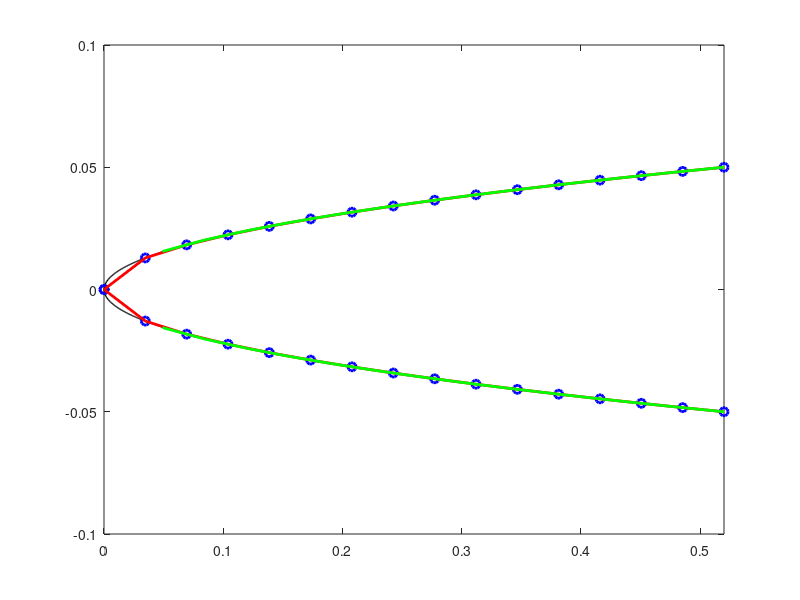

Source code (MATLAB):
%Nose cone function and tangent approximation
clc
close all
clear all

L = 0.52; %nose length
R = 0.05 ; %nose base radius
C= 0; %haack series parameter, 0 for Von Karman
n = 1/2; %power series parameter
x = linspace(0,L,1000);

%nosecone shape function
%von karman
%y = @(x) (R/sqrt(pi))*sqrt(acos(1-(2.*x)/L)-(sin(2.*acos(1-(2.*x)/L)))/2+C*(sin(acos(1-(2.*x)/L))).^3);
%power series
y = @(x) R*(x./L).^n;
ys = y(x);

%slope of the tangent lines
%von karman
%dy_by_dx = @(x) -(R.*((2.*cos(2.*acos(1 - (2.*x)./L)))./(L.*(1 - ((2.*x)./L - 1).^2.).^(1/2)) - 2./(L.*(1 - ((2.*x)./L - 1).^2).^(1/2)) + (6.*C.*(1 - ((2.*x)./L - 1).^2).^(1/2).*((2.*x)./L - 1))./L))./(2.*sqrt(pi).*(acos(1 - (2.*x)./L) - sin(2.*acos(1 - (2.*x)./L))/2 + C.*(1 - ((2.*x)./L - 1).^2).^(3/2)).^(1/2));
%power series
dy_by_dx = @(x) n*(R/L^n).*x.^(n-1);
y_f = dy_by_dx(x);

plot(x,ys,"k","LineWidth",1)
hold on
plot(x,-ys,"k","LineWidth",1)
axis([0 L -0.1 0.1])

S = 15; % Desidered Segments
N = S + 1; % Number of Nodes
delta = (max(y_f)-min(y_f))/(N); %gradient delta
x_t = zeros(N,1); %x position of the tangent nodes
y_t = zeros(N,1); %y position of the tangent nodes
x_t(1) = 0; %the tip is set to be a tangent node
y_t(1) = 0;
k = 2;%number of tangent nodes alreay found (tip+base)

for i = 1:length(y_f)
    
    if  y_f(i) <= max(y_f) - delta && k == 2
        x_t(k) = x(i);
        k = k + 1;
       
    elseif (y_f(i) <= (dy_by_dx(x_t(k - 1)) - delta)) && (k > 2)
        x_t(k) = x(i);
        k = k + 1;
    end
end

x_t(N) = L;%the base is set to be a tangent node
y_t(N) = R;
y_t = y(x_t);
%to solve numerical cancellation problem that might leave some zeros in tne
%x_t array:
k = 2;
while k<N
    if x_t(k) == 0 %if a 0 is found in the array (in a position different for 1, because k starts at 2)
        ns = N-k;%number of nodes to correct
        d = (x_t(N)-x_t(k-1))/(ns+1);%the 0 nodes are substituted by equispaced nodes of length d
        for j = 1:ns
            x_t(k+j-1)=x_t(k-1)+d*j;
            y_t(k+j-1) = y(x_t(k+j-1));
        end
        k = N+1;%to break the loop
    end
    k = k+1;
end
%Method 1: join the tangent nodes. Tangent nodes coincident to the
%final nodes. Red segments
plot(x_t,y_t,"bo", "LineWidth",2)
plot(x_t,-y_t, "bo", "LineWidth",2)
for i = 1:S
    x1 = x_t(i);
    x2 = x_t(i + 1);
    plot([x1;x2], [y(x1);y(x2)],'r','linewidth',2)
    plot([x1;x2], [-y(x1);-y(x2)],'r','linewidth',2)
end

%Method 2: find the final nodes by intersecting the tangents to the
%already found tangent nodes. Green segments.
x_n = zeros(N+1,1); %x position of the final nodes
y_n = zeros(N+1,1); %y position of the final nodes
for j = 1:(length(x_t)-1)
    x1 = x_t(j)
    x2 = x_t(j+1)
    y1 = y_t(j)
    y2 = y_t(j+1)
    m1 = n*(R/L^n)*x1^(n-1)%slopes of the tangents in the tangent nodes
    m2 = dy_by_dx(x2)
    x = (y2-y1+m1*x1-m2*x2)/(m1-m2);
    y = m1*(x-x1)+y1;
    x_n(j+1)=x;
    y_n(j+1)=y;
    
end
x_n(length(x_t)+1) = L;
y_n(length(y_t)+1) = R;

for k=1:length(x_n)-1
    plot([x_n(k);x_n(k+1)], [y_n(k);y_n(k+1)],'g','linewidth',2)
    plot([x_n(k);x_n(k+1)], [-y_n(k);-y_n(k+1)],'g','linewidth',2)
end
